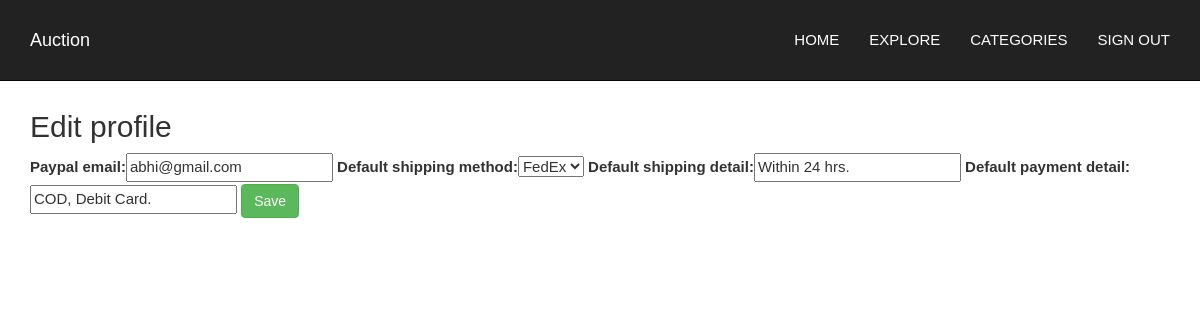
Screenshot of /edit_profile/ (signed in) with the database file from the repository.
### bidding/models.py (models this page shows, shortened)
class Seller(models.Model):
    user = models.OneToOneField(User, on_delete=models.PROTECT, related_name='seller')
    paypal_email = models.EmailField()
    default_shipping_method = models.IntegerField(choices=AUCTION_EVENT_SHIPPING_CHOICES, default=AUCTION_EVENT_SHIPPING_USPS)
    default_shipping_detail = models.CharField(max_length=100, blank=True, null=True)
    default_payment_detail = models.CharField(max_length=200, blank=True, null=True)

### bidding/views.py (the view, shortened to what this page needs)
# urls.py: url(r'^edit_profile/$', edit_profile, name='edit_profile'),
def edit_profile(request):
    seller = request.user.seller
    form = EditProfileForm(instance=seller)
    return render(request, 'bidapp/edit_profile.html', {'form': form, 'seller': seller})

### bidding/forms.py (shortened to what this page needs)
class EditProfileForm(forms.ModelForm):
    class Meta:
        model = Seller
        fields = ['paypal_email', 'default_shipping_method', 'default_shipping_detail', 'default_payment_detail']
    def __init__(self, *args, **kwargs):
        super(EditProfileForm, self).__init__(*args, **kwargs)

### bidding/templates/bidapp/edit_profile.html (shortened to what this page needs)
{% extends "bidapp/base.html" %}
{% load static from staticfiles %}
{% block body %}
<h2> Edit profile </h2>
<form method="POST" action='' enctype="multipart/form-data">
      {% load bootstrap %}
      {{ form|bootstrap }}
    <input type="submit" class="btn btn-success" value="Save">
</form>
{% endblock %}

### bidding/static/css/style.css (style rules this page uses)
body { font-family: 'Source Sans Pro', sans-serif; line-height: 1.5; color: #323232; font-size: 15px; font-weight: 400; text-rendering: optimizeLegibility; -webkit-font-smoothing: antialiased; -moz-font-smoothing: antialiased; }

### rows the page displays
Seller: paypal_email "abhi@gmail.com", default_shipping_method "FedEx", default_shipping_detail "Within 24 hrs.", default_payment_detail "COD, Debit Card."
